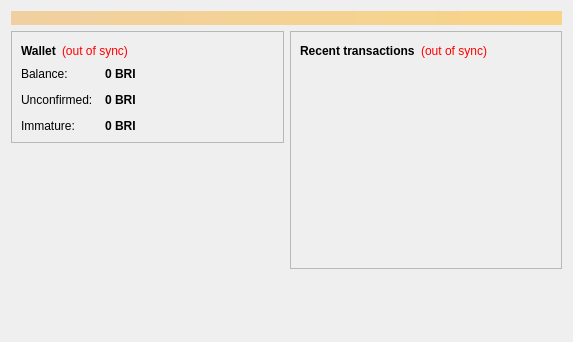
<?xml version="1.0" encoding="UTF-8"?>
<ui version="4.0">
 <class>OverviewPage</class>
 <widget class="QWidget" name="OverviewPage">
  <property name="geometry">
   <rect>
    <x>0</x>
    <y>0</y>
    <width>573</width>
    <height>342</height>
   </rect>
  </property>
  <property name="windowTitle">
   <string>Form</string>
  </property>
  <layout class="QVBoxLayout" name="topLayout">
   <item>
    <widget class="QLabel" name="labelAlerts">
     <property name="visible">
      <bool>false</bool>
     </property>
     <property name="styleSheet">
      <string notr="true">background-color: qlineargradient(x1: 0, y1: 0, x2: 1, y2: 0, stop:0 #F0D0A0, stop:1 #F8D488); color:#000000;</string>
     </property>
     <property name="wordWrap">
      <bool>true</bool>
     </property>
     <property name="margin">
      <number>3</number>
     </property>
    </widget>
   </item>
   <item>
    <layout class="QHBoxLayout" name="horizontalLayout" stretch="1,1">
     <item>
      <layout class="QVBoxLayout" name="verticalLayout_2">
       <item>
        <widget class="QFrame" name="frame">
         <property name="frameShape">
          <enum>QFrame::StyledPanel</enum>
         </property>
         <property name="frameShadow">
          <enum>QFrame::Raised</enum>
         </property>
         <layout class="QVBoxLayout" name="verticalLayout_4">
          <item>
           <layout class="QHBoxLayout" name="horizontalLayout_4">
            <item>
             <widget class="QLabel" name="label_5">
              <property name="font">
               <font>
                <weight>75</weight>
                <bold>true</bold>
               </font>
              </property>
              <property name="text">
               <string>Wallet</string>
              </property>
             </widget>
            </item>
            <item>
             <widget class="QLabel" name="labelWalletStatus">
              <property name="toolTip">
               <string>The displayed information may be out of date. Your wallet automatically synchronizes with the Brightcoin network after a connection is established, but this process has not completed yet.</string>
              </property>
              <property name="styleSheet">
               <string notr="true">QLabel { color: red; }</string>
              </property>
              <property name="text">
               <string notr="true">(out of sync)</string>
              </property>
              <property name="alignment">
               <set>Qt::AlignLeading|Qt::AlignLeft|Qt::AlignVCenter</set>
              </property>
             </widget>
            </item>
            <item>
             <spacer name="horizontalSpacer_2">
              <property name="orientation">
               <enum>Qt::Horizontal</enum>
              </property>
              <property name="sizeHint" stdset="0">
               <size>
                <width>40</width>
                <height>20</height>
               </size>
              </property>
             </spacer>
            </item>
           </layout>
          </item>
          <item>
           <layout class="QFormLayout" name="formLayout_2">
            <property name="fieldGrowthPolicy">
             <enum>QFormLayout::AllNonFixedFieldsGrow</enum>
            </property>
            <property name="horizontalSpacing">
             <number>12</number>
            </property>
            <property name="verticalSpacing">
             <number>12</number>
            </property>
            <item row="0" column="0">
             <widget class="QLabel" name="label">
              <property name="text">
               <string>Balance:</string>
              </property>
             </widget>
            </item>
            <item row="0" column="1">
             <widget class="QLabel" name="labelBalance">
              <property name="font">
               <font>
                <weight>75</weight>
                <bold>true</bold>
               </font>
              </property>
              <property name="cursor">
               <cursorShape>IBeamCursor</cursorShape>
              </property>
              <property name="toolTip">
               <string>Your current balance</string>
              </property>
              <property name="text">
               <string notr="true">0 BRI</string>
              </property>
              <property name="textInteractionFlags">
               <set>Qt::LinksAccessibleByMouse|Qt::TextSelectableByKeyboard|Qt::TextSelectableByMouse</set>
              </property>
             </widget>
            </item>
            <item row="1" column="0">
             <widget class="QLabel" name="label_3">
              <property name="text">
               <string>Unconfirmed:</string>
              </property>
             </widget>
            </item>
            <item row="1" column="1">
             <widget class="QLabel" name="labelUnconfirmed">
              <property name="font">
               <font>
                <weight>75</weight>
                <bold>true</bold>
               </font>
              </property>
              <property name="cursor">
               <cursorShape>IBeamCursor</cursorShape>
              </property>
              <property name="toolTip">
               <string>Total of transactions that have yet to be confirmed, and do not yet count toward the current balance</string>
              </property>
              <property name="text">
               <string notr="true">0 BRI</string>
              </property>
              <property name="textInteractionFlags">
               <set>Qt::LinksAccessibleByMouse|Qt::TextSelectableByKeyboard|Qt::TextSelectableByMouse</set>
              </property>
             </widget>
            </item>
            <item row="2" column="0">
             <widget class="QLabel" name="labelImmatureText">
              <property name="text">
               <string>Immature:</string>
              </property>
             </widget>
            </item>
            <item row="2" column="1">
             <widget class="QLabel" name="labelImmature">
              <property name="font">
               <font>
                <weight>75</weight>
                <bold>true</bold>
               </font>
              </property>
              <property name="toolTip">
               <string>Mined balance that has not yet matured</string>
              </property>
              <property name="text">
               <string notr="true">0 BRI</string>
              </property>
              <property name="textInteractionFlags">
               <set>Qt::LinksAccessibleByMouse|Qt::TextSelectableByKeyboard|Qt::TextSelectableByMouse</set>
              </property>
             </widget>
            </item>
           </layout>
          </item>
         </layout>
        </widget>
       </item>
       <item>
        <spacer name="verticalSpacer">
         <property name="orientation">
          <enum>Qt::Vertical</enum>
         </property>
         <property name="sizeHint" stdset="0">
          <size>
           <width>20</width>
           <height>40</height>
          </size>
         </property>
        </spacer>
       </item>
      </layout>
     </item>
     <item>
      <layout class="QVBoxLayout" name="verticalLayout_3">
       <item>
        <widget class="QFrame" name="frame_2">
         <property name="frameShape">
          <enum>QFrame::StyledPanel</enum>
         </property>
         <property name="frameShadow">
          <enum>QFrame::Raised</enum>
         </property>
         <layout class="QVBoxLayout" name="verticalLayout">
          <item>
           <layout class="QHBoxLayout" name="horizontalLayout_2">
            <item>
             <widget class="QLabel" name="label_4">
              <property name="text">
               <string>&lt;b&gt;Recent transactions&lt;/b&gt;</string>
              </property>
             </widget>
            </item>
            <item>
             <widget class="QLabel" name="labelTransactionsStatus">
              <property name="toolTip">
               <string>The displayed information may be out of date. Your wallet automatically synchronizes with the Brightcoin network after a connection is established, but this process has not completed yet.</string>
              </property>
              <property name="styleSheet">
               <string notr="true">QLabel { color: red; }</string>
              </property>
              <property name="text">
               <string notr="true">(out of sync)</string>
              </property>
              <property name="alignment">
               <set>Qt::AlignRight|Qt::AlignTrailing|Qt::AlignVCenter</set>
              </property>
             </widget>
            </item>
            <item>
             <spacer name="horizontalSpacer">
              <property name="orientation">
               <enum>Qt::Horizontal</enum>
              </property>
              <property name="sizeHint" stdset="0">
               <size>
                <width>40</width>
                <height>20</height>
               </size>
              </property>
             </spacer>
            </item>
           </layout>
          </item>
          <item>
           <widget class="QListView" name="listTransactions">
            <property name="styleSheet">
             <string notr="true">QListView { background: transparent; }</string>
            </property>
            <property name="frameShape">
             <enum>QFrame::NoFrame</enum>
            </property>
            <property name="verticalScrollBarPolicy">
             <enum>Qt::ScrollBarAlwaysOff</enum>
            </property>
            <property name="horizontalScrollBarPolicy">
             <enum>Qt::ScrollBarAlwaysOff</enum>
            </property>
            <property name="selectionMode">
             <enum>QAbstractItemView::NoSelection</enum>
            </property>
           </widget>
          </item>
         </layout>
        </widget>
       </item>
       <item>
        <spacer name="verticalSpacer_2">
         <property name="orientation">
          <enum>Qt::Vertical</enum>
         </property>
         <property name="sizeHint" stdset="0">
          <size>
           <width>20</width>
           <height>40</height>
          </size>
         </property>
        </spacer>
       </item>
      </layout>
     </item>
    </layout>
   </item>
  </layout>
 </widget>
 <resources/>
 <connections/>
</ui>
